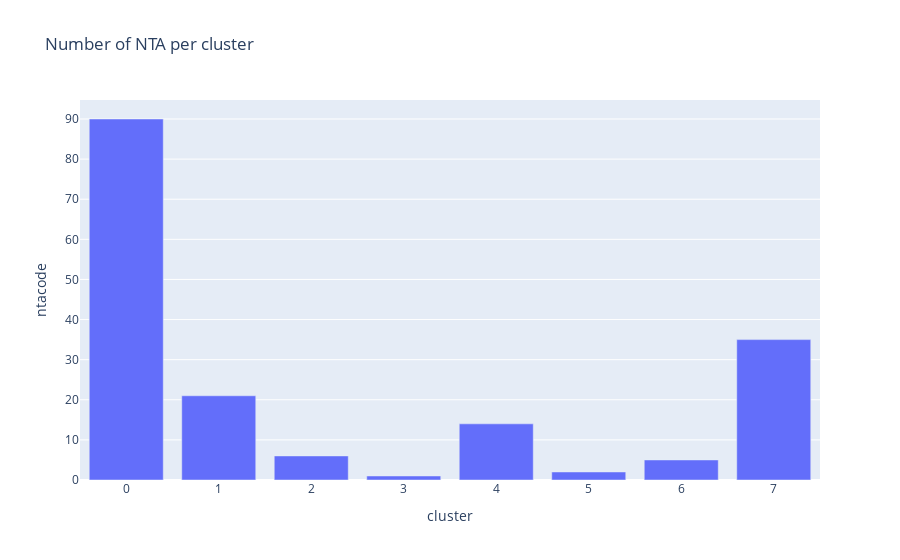

Notebook cell for this chart:
### Code cell
px.bar(count_per_cluster,x='cluster',y='ntacode',title='Number of NTA per cluster')

### Figure 1 — Plotly figure (JSON) as saved in the notebook; plotly's stock layout.template omitted (floating-point values rounded to 4 significant figures)
{"data": [{"alignmentgroup": "True", "hoverlabel": {"namelength": 0}, "hovertemplate": "cluster=%{x}<br>ntacode=%{y}", "legendgroup": "", "marker": {"color": "#636efa"}, "name": "", "offsetgroup": "", "orientation": "v", "showlegend": false, "textposition": "auto", "type": "bar", "x": [0, 1, 2, 3, 4, 5, 6, 7], "xaxis": "x", "y": [90, 21, 6, 1, 14, 2, 5, 35], "yaxis": "y"}], "layout": {"autosize": true, "barmode": "relative", "legend": {"tracegroupgap": 0}, "title": {"text": "Number of NTA per cluster"}, "xaxis": {"anchor": "y", "autorange": true, "domain": [0, 1], "range": [-0.5, 7.5], "title": {"text": "cluster"}, "type": "linear"}, "yaxis": {"anchor": "x", "autorange": true, "domain": [0, 1], "range": [0, 94.74], "title": {"text": "ntacode"}, "type": "linear"}}}
